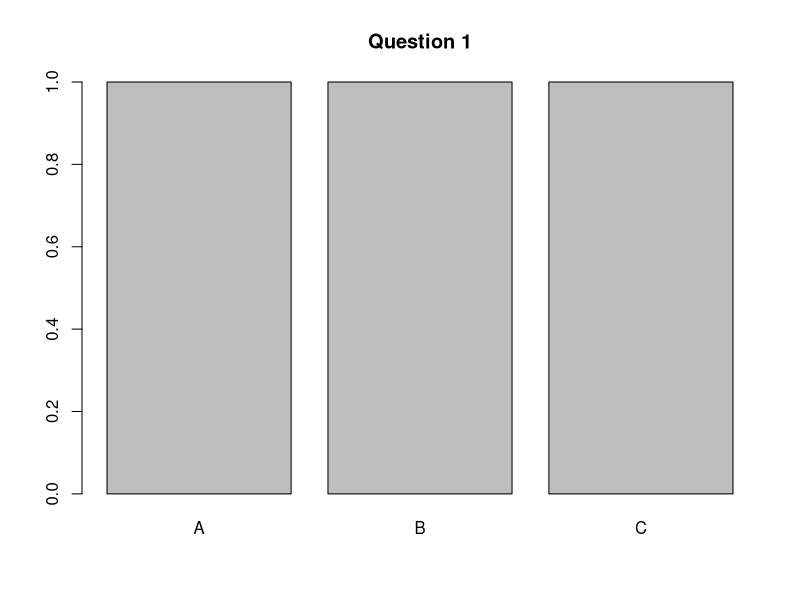
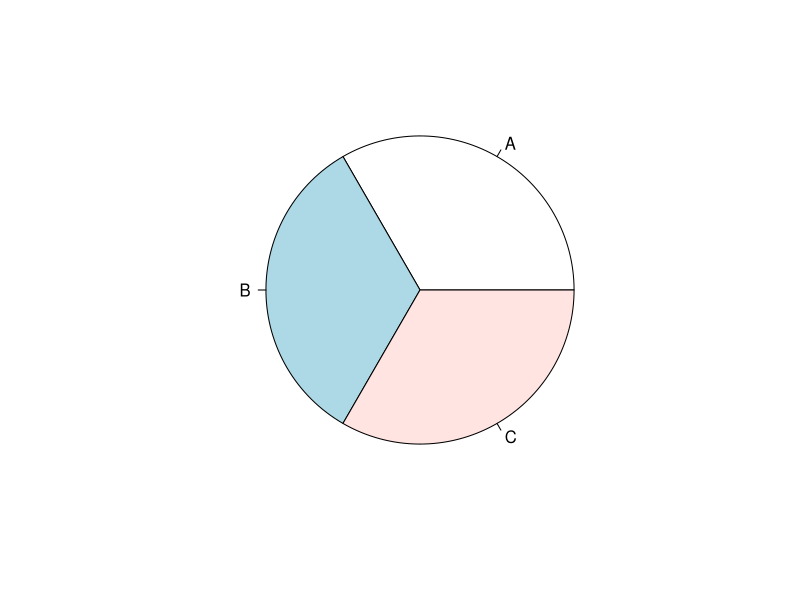
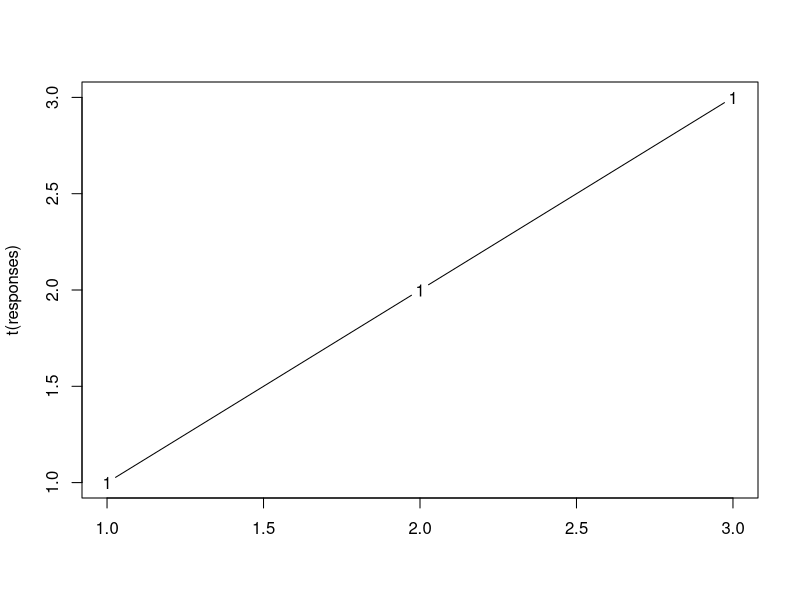

Here is the R script that generated these plots, in order:
q1<-c("A","B","C")
barplot(table(q1),main="Question 1")

pie(table(q1))

responses<-matrix(c(1,2,3),nrow=1)
matplot(t(responses),type="b")

data.frame(q1)
